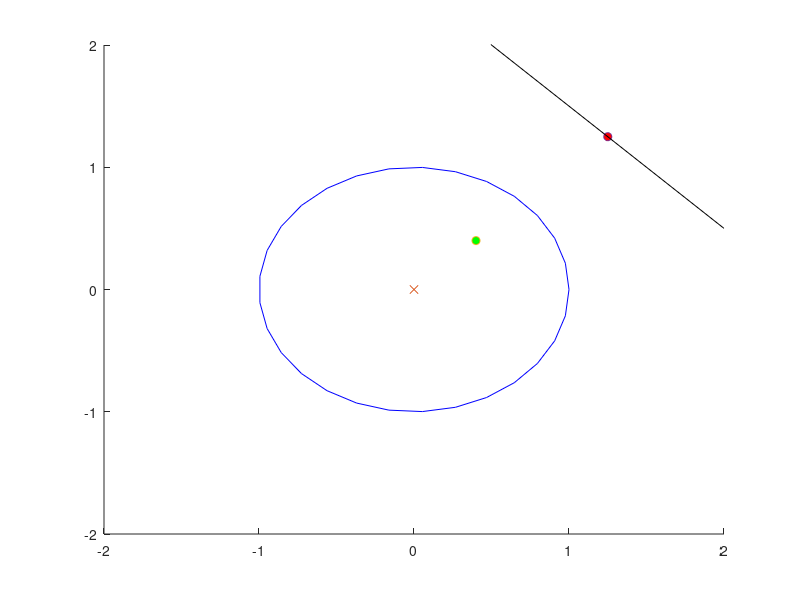

Reproduce this figure in MATLAB.
clc;
clear;
close all;
hold on
axis([-2,2,-2,2]);
%set(gca,'visible','off');
set(gcf,'color','white');
p = [1,1];
p = [0.4,0.4];
norm_p = norm(p);
t = linspace(0,2*pi,30);
circle = [cos(t);sin(t)];
inv_p = (1/dot(p,p))*p;
plot(circle(1,:),circle(2,:),'color','blue');
plot(0,0,'x');
plot(p(1),p(2),'o','MarkerFaceColor','green');
plot(inv_p(1),inv_p(2),'o','MarkerFaceColor','red');
x = linspace(-2,2,4);
y  = p(1)*x - p(2);
y  = (1/p(2))*( 1 - p(1)*x);
plot(x,y,'color','black');
